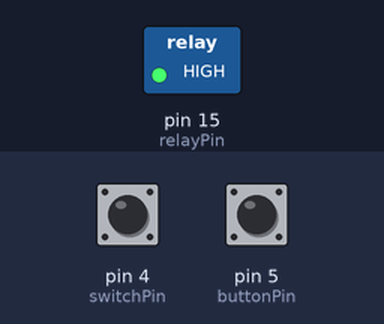
A sketch run on a simulated Arduino Uno, built with avr-gcc and run on an emulated ATmega328P. On the bench: switched loads named in the sketch (green lamp = pin HIGH). The test bench sets the inputs (shaded band); at power-on: pin 4 (switchPin) LOW, pin 5 (buttonPin) LOW.

Above: at 1.2 s.
1.3 s: pin 4 (switchPin) pulled HIGH for 0.15 s
At 1.37 s:
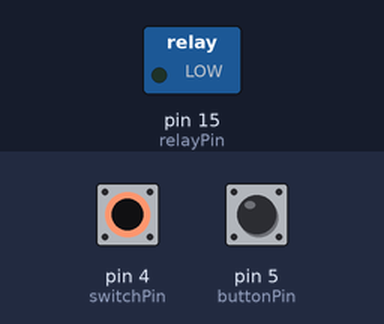
2.9 s: pin 4 (switchPin) pulled HIGH for 3.2 s
At 6.8 s:
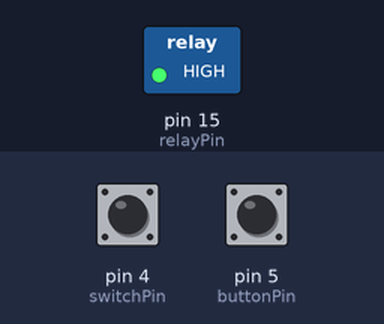
Timing chart, 0 to 8.3 s (numbered marks = the images above; inputs shaded):
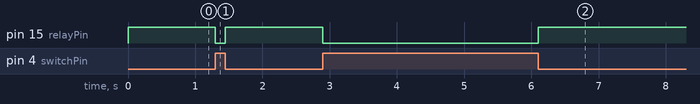

The sketch:

basicFishFIlter.ino
```cpp
int relayPin = 15;
int buttonPin = 5;
int switchPin = 4;

int relayState = HIGH;
int buttonCurrent;

unsigned long relayTurnedOnAt;
unsigned long currentMillis;

unsigned long turnOffDelay = 1800000;

long timer = 0;
long debounce = 200;

boolean relaySwitch;
boolean switchPrev;

void setup() {
  pinMode(buttonPin, INPUT);
  pinMode(relayPin, OUTPUT);
  pinMode(switchPin, INPUT);
}//end setup


boolean switchOnOff() {
  boolean  switchState ;

  if (digitalRead(switchPin) == HIGH) {
    switchState = true;
  } else {
    switchState = false;
  }//end else

  return switchState;
}//end switchOnOff


void loop() {
  currentMillis = millis();
  relaySwitch = switchOnOff();

  if (!relaySwitch) {
    digitalWrite(relayPin, HIGH);
    switchPrev = true;
  } else {
    if (switchPrev) {
      digitalWrite(relayPin, LOW);
      switchPrev = false;
    }//end if

    buttonCurrent = digitalRead(buttonPin);

    if (buttonCurrent == HIGH && millis() - timer > debounce) {
      digitalWrite(relayPin, HIGH);
      relayState = true;
      relayTurnedOnAt = currentMillis;
    }//end if

    if (relayState) {
      if ((unsigned long)(currentMillis - relayTurnedOnAt) >= turnOffDelay) {
        relayState = false;
        digitalWrite(relayPin, LOW);
      }//end innerif
    }//end outer if

  }//end Else
}//end loop
```

Measured:
- after the input at 1.3 s, pin 15 (relayPin): HIGH → LOW at once, → HIGH 0.15 s later
- after the input at 2.9 s, pin 15 (relayPin): HIGH → LOW at once, → HIGH 3.2 s later
